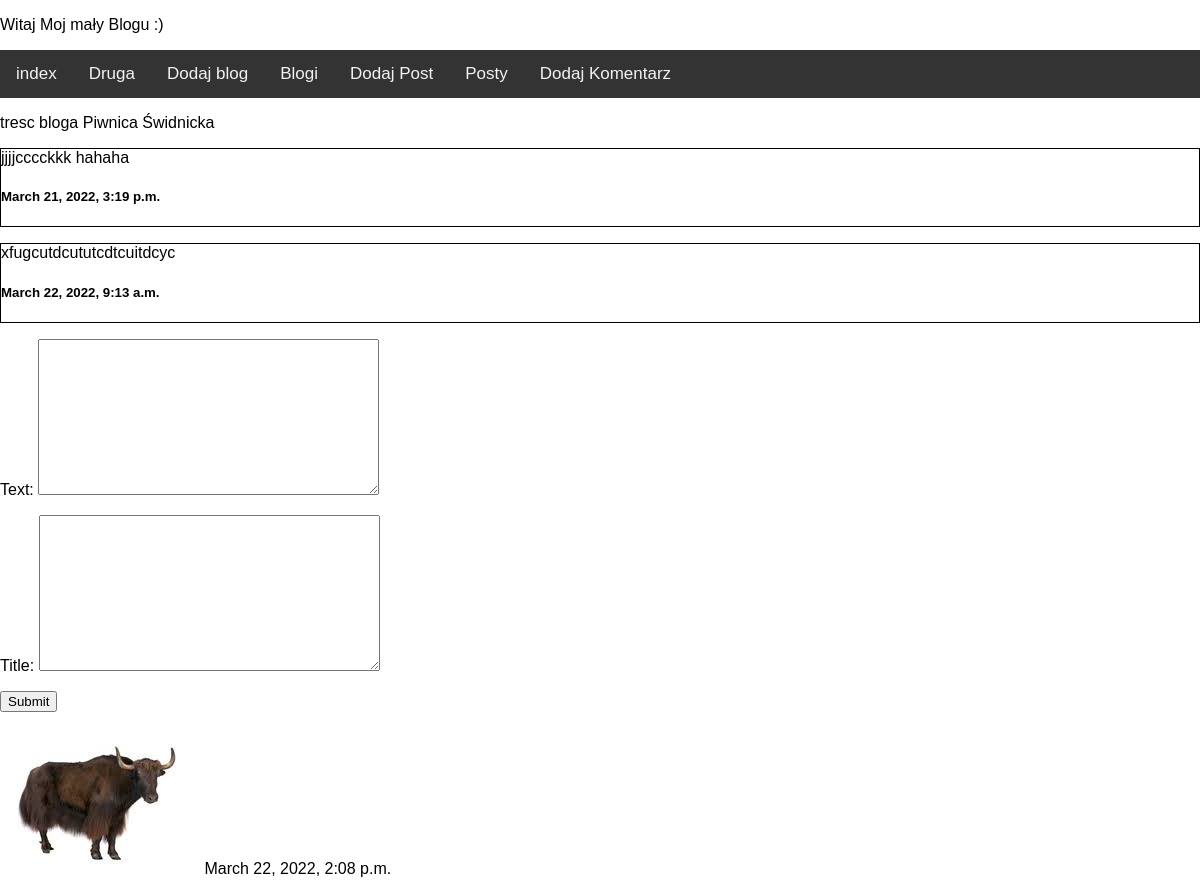
/blog/2/, run on an earlier commit of the app's database.
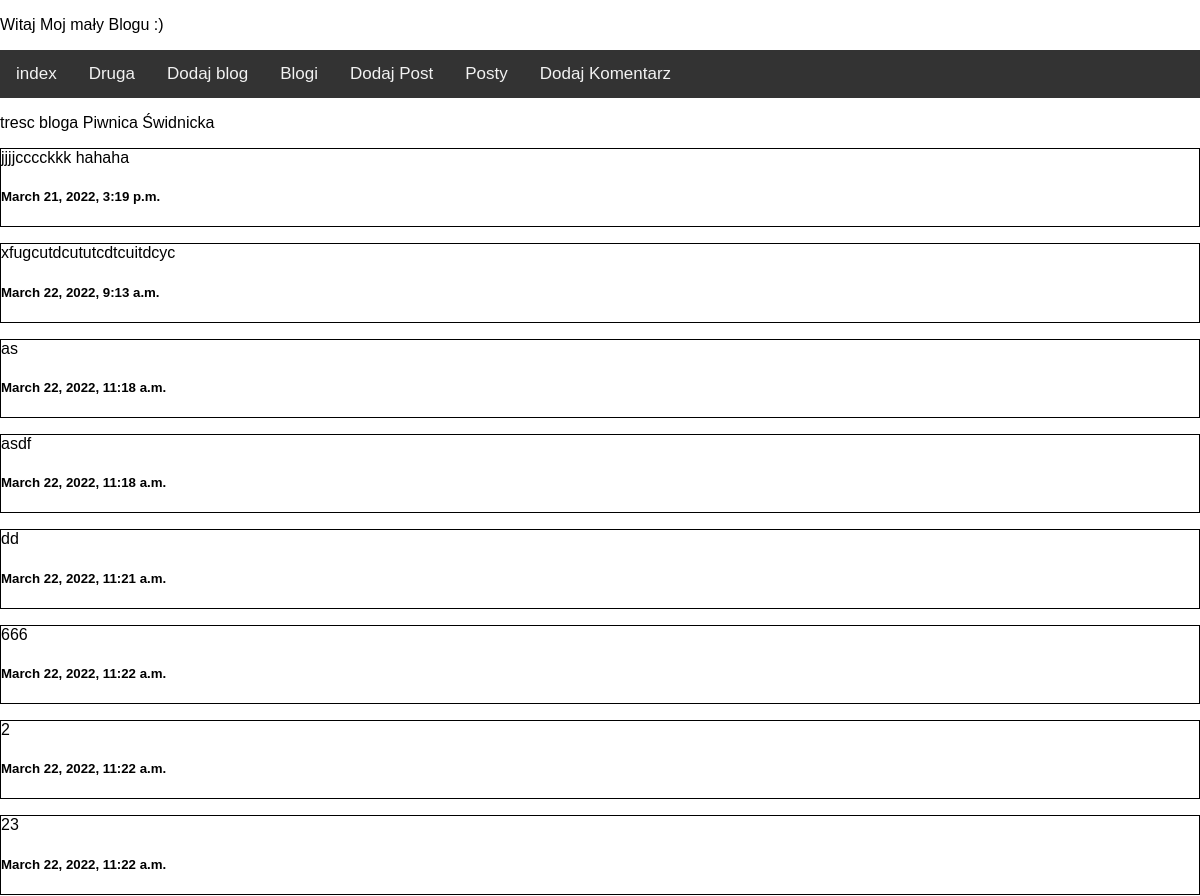
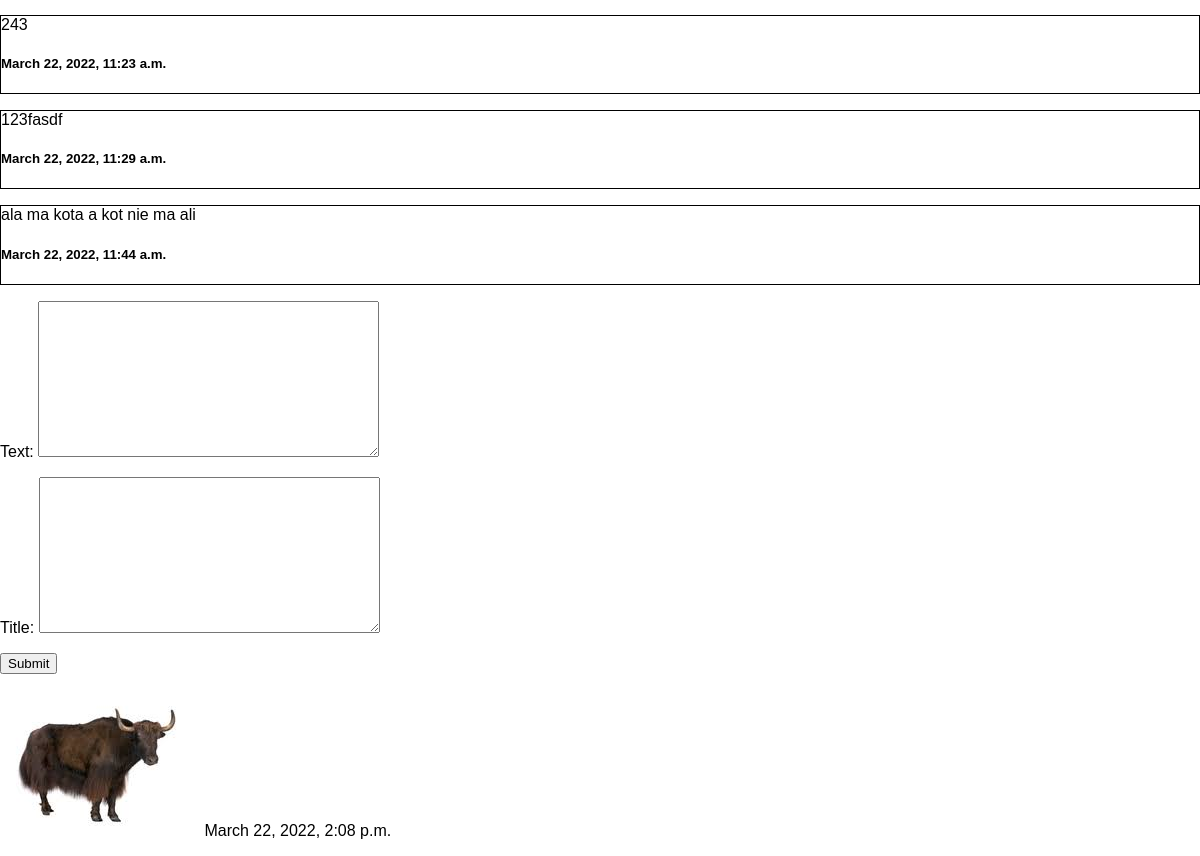
And on a later commit of the database (2 pictures, top to bottom).
### blog_app/models.py (models this page shows, shortened)
class Post(models.Model):
    text = models.TextField()
    title = models.TextField(default="")
    creation_date = models.DateTimeField(auto_now_add=True)
    blog = models.ForeignKey(Blog, on_delete=models.CASCADE)

### blog_app/views.py (the view, shortened to what this page needs)
# urls.py: path('blog/<int:id>/', views.ShowDetailBlog.as_view(), name='show_detail_blog'),
class ShowDetailBlog(View):
    def get(self, request, id):
        form = AddPostModelForm()
        blog = Blog.objects.get(pk=id)
        return render(request, "blog_detail.html", {'blog': blog, 'form': form})

### blog_app/forms.py
class AddPostModelForm(forms.ModelForm):
    class Meta:
        model = Post
        exclude = ['blog', 'creation_date']

### blog_app/context_processor.py (called while the page is built)
def get_date(request):
    return {'date':datetime.now()}

### blog_app/models.py (called while the page is built)
    def __str__(self):
        return self.name

### templates/blog_detail.html (shortened to what this page needs)
{% extends 'base.html' %}
{% block sikorka %}
    <div>
    tresc bloga {{ blog }}
    {% for post in blog.post_set.all %}
    <p>
    <div style="border: solid; border-width: 1px;">
        {{ post.text }}
        <h5>{{ post.creation_date }}</h5>
    </div>
    </p>
    {% endfor %}
    </div>
     <form method="post">
        {{ form.as_p }}
        <input type="submit">
    </form>
{% endblock %}

What changed in the data, as far as the page shows it:
added Post: text "as", creation_date "March 22, 2022, 11:18 a.m."
added Post: text "asdf", creation_date "March 22, 2022, 11:18 a.m."
added Post: text "dd", creation_date "March 22, 2022, 11:21 a.m."
added Post: text "666", creation_date "March 22, 2022, 11:22 a.m."
added Post: text "2", creation_date "March 22, 2022, 11:22 a.m."
added Post: text "23", creation_date "March 22, 2022, 11:22 a.m."
added Post: text "243", creation_date "March 22, 2022, 11:23 a.m."
added Post: text "123fasdf", creation_date "March 22, 2022, 11:29 a.m."
added Post: text "ala ma kota a kot nie ma ali", creation_date "March 22, 2022, 11:44 a.m."
